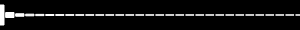
Frame 1 (no input)
Frame 60 (no input): identical to frame 1, image omitted
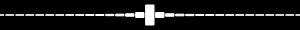
Frame 120 (the mouse pressed at the canvas centre since frame 60)

The p5.js sketch that drew these frames (run headless with seeded random() and noise() and a simulated clock; from frame 60 on, the mouse is pressed at the canvas centre):

// p5.js sketch
// ── sketch.js
function setup() {
  createCanvas(300, 30);
  rectMode(CENTER);
}

function draw() {
  background(0);
  noStroke();
  stroke(255)
  
  for(let x = 0; x<=width; x+=10){
    let h = 50/Math.abs(mouseX-x);
    h = min(h, 20);
    rect(x,height/2,8,h)
  }
}
